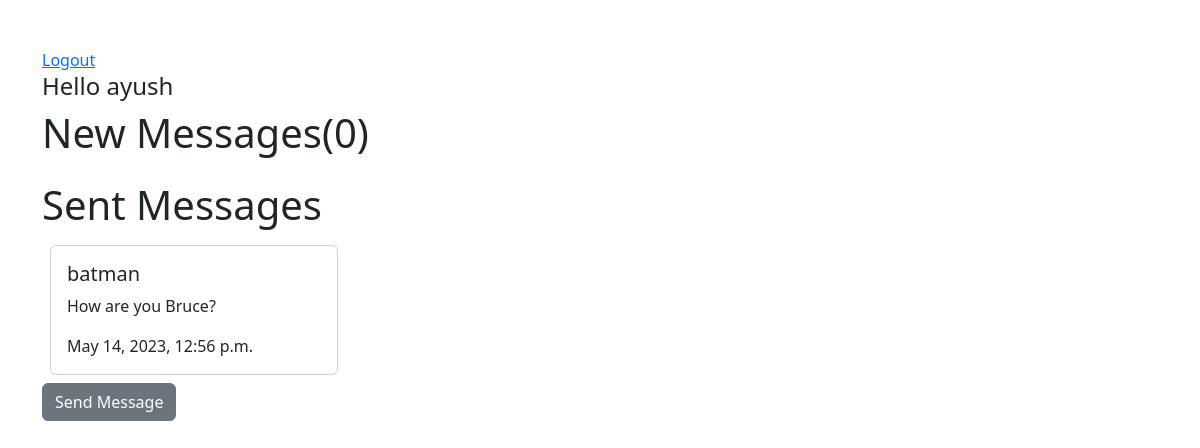
The app's page / (signed in) with its own data.
### base/models.py (models this page shows, shortened)
class Message(models.Model):
    sender = models.ForeignKey(User, on_delete=models.SET_NULL, null=True, blank=True, related_name='sent_messages')
    recipient = models.ForeignKey(User, on_delete=models.SET_NULL, null=True, blank=True, related_name="messages")
    name = models.CharField(max_length=200, null=True, blank=True)
    subject = models.CharField(max_length=200, null=True, blank=True)
    seen = models.BooleanField(default=False)
    created = models.DateTimeField(auto_now_add=True)
    class Meta:
        ordering = ['seen', '-created']

### base/views.py (the view)
# urls.py: path('', views.home, name="home"),
@login_required
def home(request):
    user = request.user
    allMessages = user.messages.all()
    unseenMessages = allMessages.filter(seen=False).count()
    sentMessages = user.sent_messages.all()
    context = {'allMessages': allMessages, 'unseenMessages': unseenMessages, 'sentMessages': sentMessages}
    return render(request, 'home.html', context)

### templates/home.html (shortened to what this page needs)
{% extends 'index.html' %}
{% block content %}
<a href="{% url 'logout' %}">Logout</a>
<h4>Hello {{request.user}}</h4>
<h1>New Messages({{unseenMessages}})</h1>
  <div class="d-flex p-2">
</div>
<h1>Sent Messages</h1>
<div class="d-flex p-2">
  {% for message in sentMessages %}
  <span>
    <div class="card" style="width: 18rem;">
    <div class="card-body">
      <h5 class="card-title">{{message.recipient}}</h5>
      <p class="card-text">{{message.subject}}</p>
      <p class="card-text">{{message.created}}</p>
    </div>
  </div>
</span>
  {% endfor %}
</div>
  <a href="{% url 'create-message' %}" class="btn btn-secondary">Send Message</a>
  {% endblock content %}

### records on screen
Message: recipient "batman", subject "How are you Bruce?", created "May 14, 2023, 12:56 p.m."

### other values on screen
{{ request.user }} "ayush"
{{ unseenMessages }} "0"
